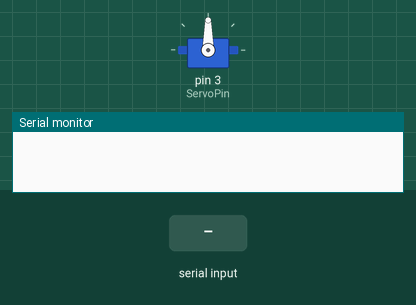
This sketch was run on a simulated Arduino Uno, built with avr-gcc and run on an emulated ATmega328P. On the bench: servo, the last lines printed to the serial monitor. The test bench sets the inputs (shaded band).

Above: at 1.2 s.
1.3 s: "30,150\n" received over Serial
At 2.8 s:
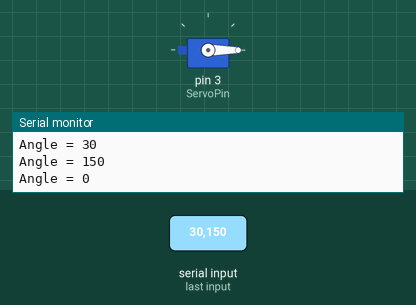
3.8 s: "90,45\n" received over Serial
At 4.6 s:
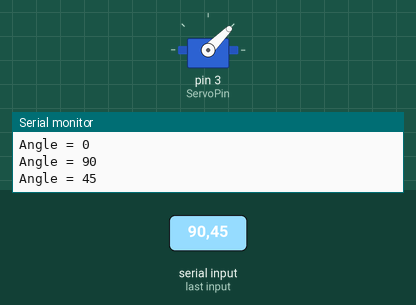
6.3 s: "200\n" received over Serial
At 6.9 s:
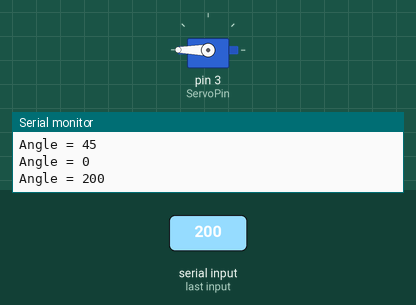
Timing chart, 0 to 9.3 s (numbered marks = the images above; inputs shaded):
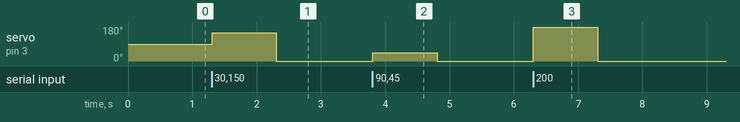

Measured:
- after the input at 1.3 s, servo on pin 3 (ServoPin): 90° → 150° at once, → 0° 1.0 s later
- after the input at 3.8 s, servo on pin 3 (ServoPin): 0° → 45° at once, → 0° 1.0 s later
- after the input at 6.3 s, servo on pin 3 (ServoPin): 0° → 180° at once, → 0° 1.0 s later

The sketch:

day05_servo.ino
```cpp
#include <Servo.h>
#define ServoPin 3
Servo servo;

int Angle;

void setup() {
  Serial.begin(9600);
  servo.attach(ServoPin);
}

void loop() {
  if(Serial.available() > 0) {
    Angle = Serial.parseInt();

    servo.write(Angle);
    Serial.print("Angle = ");
    Serial.println(Angle);
  }
}
```
